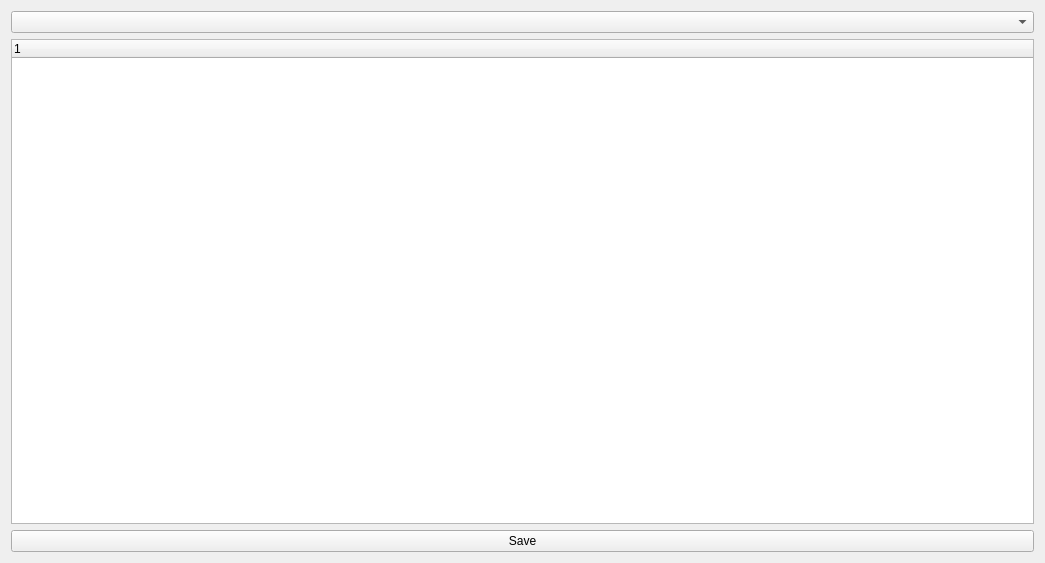
<?xml version="1.0" encoding="UTF-8"?>
<ui version="4.0">
 <class>PlanWindow</class>
 <widget class="QWidget" name="PlanWindow">
  <property name="geometry">
   <rect>
    <x>0</x>
    <y>0</y>
    <width>1045</width>
    <height>563</height>
   </rect>
  </property>
  <property name="sizePolicy">
   <sizepolicy hsizetype="Maximum" vsizetype="Maximum">
    <horstretch>0</horstretch>
    <verstretch>0</verstretch>
   </sizepolicy>
  </property>
  <property name="windowTitle">
   <string>TODO list</string>
  </property>
  <layout class="QVBoxLayout" name="verticalLayout">
   <item>
    <layout class="QHBoxLayout" name="mainLayout">
     <item>
      <layout class="QVBoxLayout" name="left">
       <item>
        <widget class="QComboBox" name="user"/>
       </item>
       <item>
        <widget class="QTreeWidget" name="plan">
         <column>
          <property name="text">
           <string notr="true">1</string>
          </property>
         </column>
        </widget>
       </item>
       <item>
        <layout class="QHBoxLayout" name="buttonsLayout">
         <item>
          <widget class="QPushButton" name="pushButton">
           <property name="text">
            <string>Save</string>
           </property>
          </widget>
         </item>
        </layout>
       </item>
      </layout>
     </item>
     <item>
      <layout class="QVBoxLayout" name="right"/>
     </item>
    </layout>
   </item>
  </layout>
 </widget>
 <resources/>
 <connections/>
</ui>
